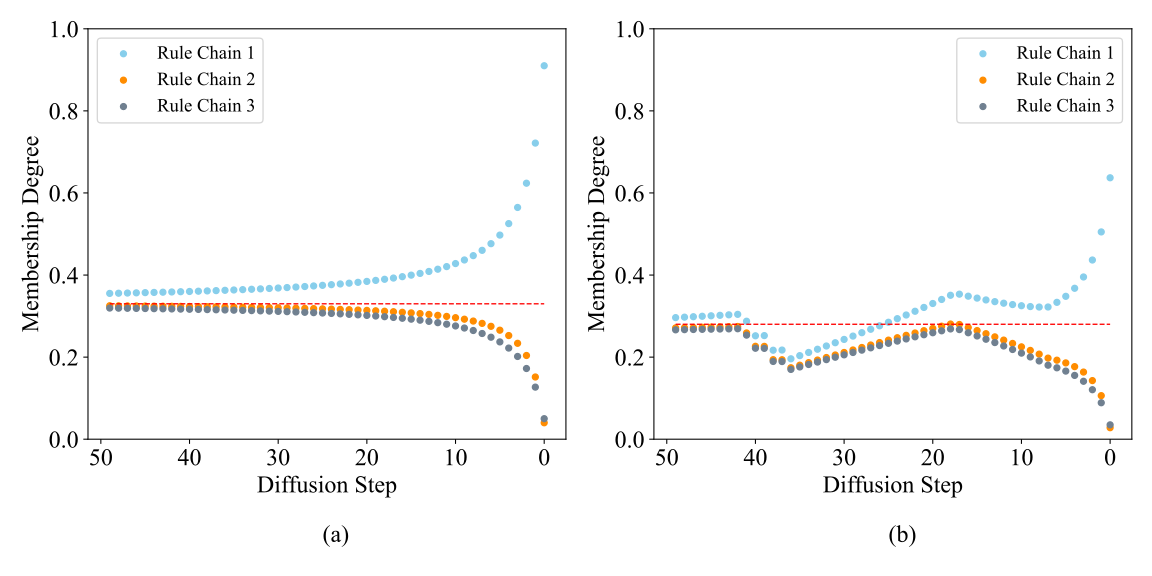

Here is the Python script that generated this plot:
import matplotlib.pyplot as plt
import matplotlib.font_manager as fm
fm.fontManager.addfont('/usr/share/fonts/truetype/times.ttf')
import matplotlib.pyplot as plt
plt.rc('font',family='Times New Roman')
import pandas as pd
import numpy as np

# Label=["landspace","animal","human"]
# Color=["lightsteelblue","cornflowerblue","royalblue"]

df=pd.read_csv("doc/membershipcurve.csv")
landspace=np.flipud(df['landspace'].values[:50])
animal=np.flipud(df['animal'].values[:50])
human=np.flipud(df['human'].values[:50])
df2=pd.read_csv("doc/membershipcurve2.csv")
landspace2=np.flipud(df2['landspace'].values[:50])
animal2=np.flipud(df2['animal'].values[:50])
human2=np.flipud(df2['human'].values[:50])
df3=pd.read_csv("doc/membershipcurve3.csv")
landspace3=np.flipud(df3['landspace'].values[:50])
animal3=np.flipud(df3['animal'].values[:50])
human3=np.flipud(df3['human'].values[:50])
xlen=len(landspace)
x = np.flipud(np.array(range(xlen)))

fig, axe = plt.subplots(nrows=1, ncols=2, figsize=(12, 6))
plt.rcParams.update({'font.size': 14})

plt.subplot(1, 2, 1)
plt.scatter(x,landspace2,c="skyblue",marker='o',s=20, label='Rule Chain 1')
plt.scatter(x,animal2,c="darkorange",marker='o',s=20, label='Rule Chain 2')
plt.scatter(x,human2,c="slategrey",marker='o',s=20, label='Rule Chain 3')
plt.plot(x, 0.33*np.ones(xlen),c="red",linestyle='--',linewidth=1.0)
plt.xticks(fontsize=18)
plt.yticks(fontsize=18)
plt.ylim(0,1)
plt.xlabel("Diffusion Step",fontsize=18)
plt.ylabel("Membership Degree",fontsize=18)
# plt.grid()
plt.legend()
plt.text(25, -0.25, "(a)",fontsize=18, color='black')
plt.gca().invert_xaxis()

# plt.subplot(2, 2, 3)
# plt.bar(range(xlen),landspace2, color="skyblue", label='landspace', alpha=0.6, width=0.6)
# plt.bar(range(xlen), animal2, color="darkorange", label='animal', alpha=0.6, width=0.6, bottom=landspace2)
# plt.bar(range(xlen), human2, color="slategrey", label='human', alpha=0.6, width=0.6, bottom=landspace2+animal2)
# plt.xlabel("Diffusion Steps")
# plt.ylabel("Membership Distrubition")
# plt.ylim(0,1)
# plt.grid()
# # plt.legend(ncols=3, loc='upper center',fontsize=12)

plt.subplot(1, 2, 2)
plt.scatter(x,landspace3,c="skyblue",marker='o',s=20, label='Rule Chain 1')
# plt.plot(x,landspace3,c="skyblue")
plt.scatter(x,animal3,c="darkorange",marker='o',s=20, label='Rule Chain 2')
# plt.plot(range(xlen),animal3,c="darkorange")
plt.scatter(x,human3,c="slategrey",marker='o',s=20, label='Rule Chain 3')
# plt.plot(range(xlen),human3,c="slategrey")
plt.plot(x, 0.28*np.ones(xlen),c="red",linestyle='--',linewidth=1.0)
plt.xlabel("Diffusion Step",fontsize=18)
plt.ylabel("Membership Degree",fontsize=18)
plt.xticks(fontsize=18)
plt.yticks(fontsize=18)
plt.ylim(0,1)
# plt.grid()
plt.legend()
plt.text(25, -0.25, "(b)",fontsize=18, color='black')
plt.gca().invert_xaxis()

# plt.subplot(2, 2, 4)
# plt.bar(range(xlen),landspace3, color="skyblue", label='landspace', alpha=0.6, width=0.6)
# plt.bar(range(xlen), animal3, color="darkorange", label='animal', alpha=0.6, width=0.6, bottom=landspace3)
# plt.bar(range(xlen), human3, color="slategrey", label='human', alpha=0.6, width=0.6, bottom=landspace3+animal3)
# plt.xlabel("Diffusion Steps")
# plt.ylim(0,1)
# # plt.ylabel("Membership Distrubition")
# plt.grid()
# # plt.legend(ncols=3, loc='upper center',fontsize=12)


fig.tight_layout()#调整整体空白
plt.savefig("doc/fig.membership.svg", format = "svg", dpi=600)
plt.savefig("doc/fig.membership.jpg", format = "jpg", dpi=600)